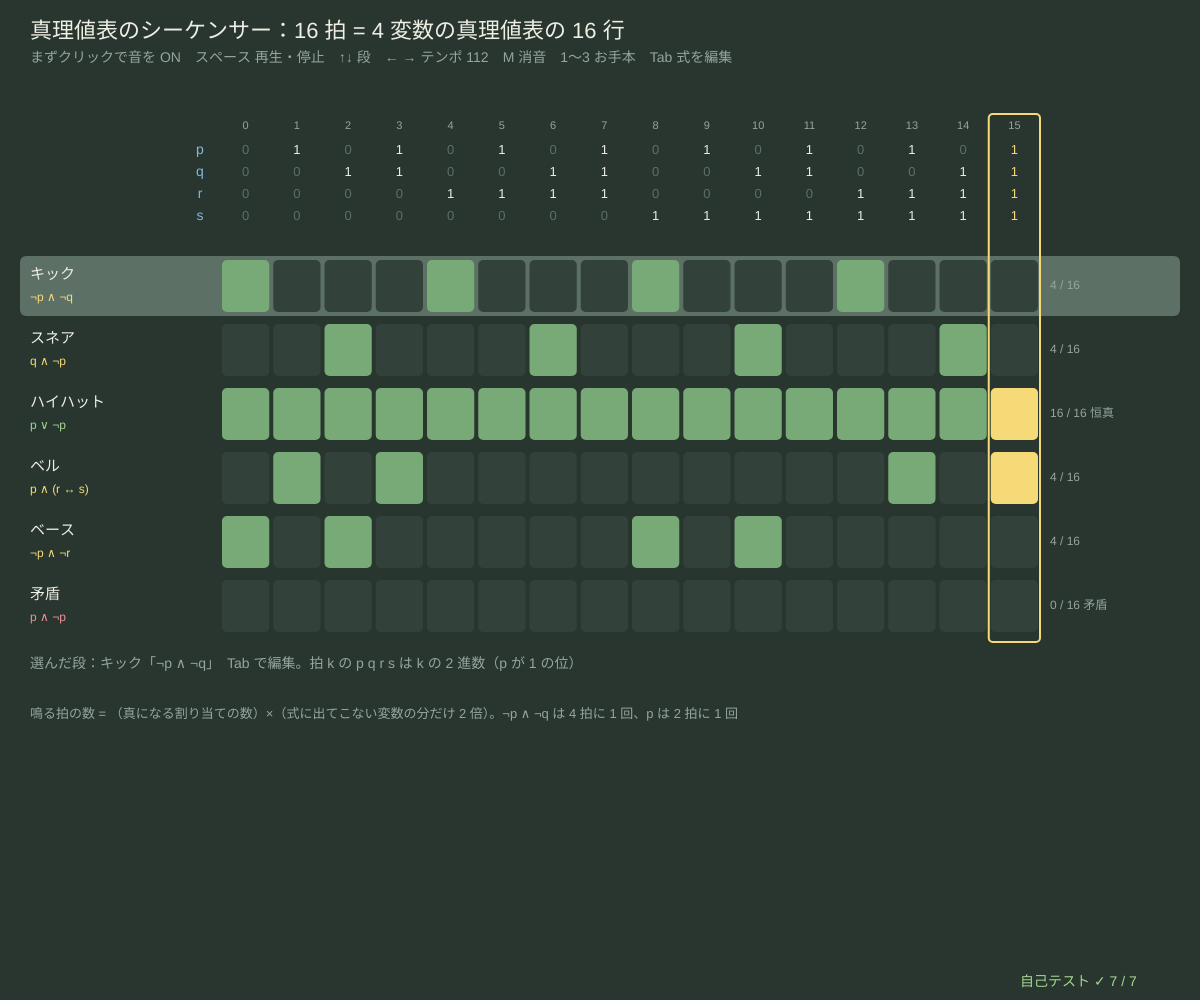
Frame 1 (no input)
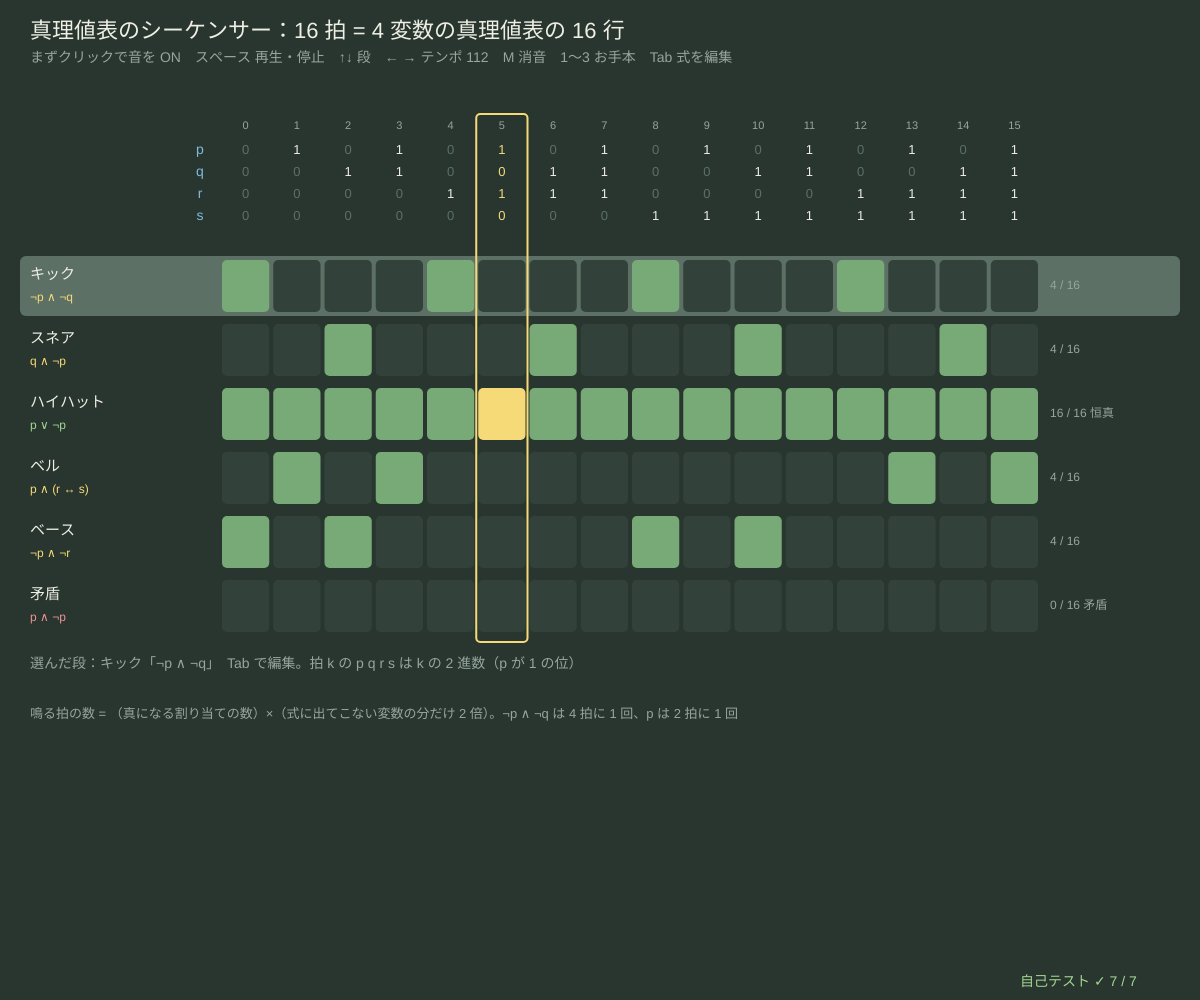
Frame 60 (no input)
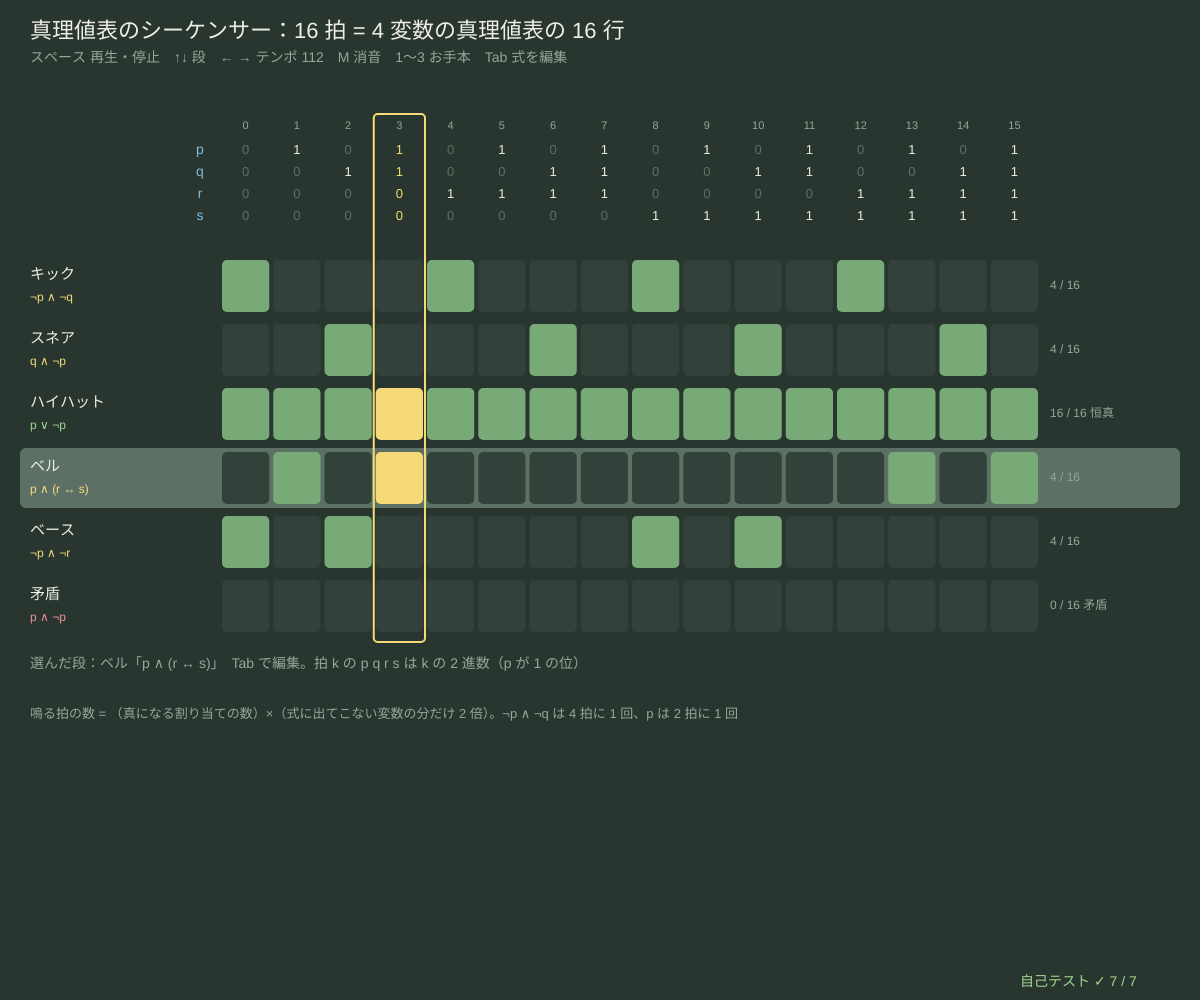
Frame 120 (the mouse pressed at the canvas centre since frame 60)

The p5.js sketch that drew these frames (run headless with seeded random() and noise() and a simulated clock; from frame 60 on, the mouse is pressed at the canvas centre):

// p5.js sketch
// ── sketch.js
// ============================================
// 14 真理値表のシーケンサー 🔊 ─ 16 拍のカウンタ（0〜15 の 2 進数）の各桁を変数にする：p = 1 の位、q = 2 の位、r = 4 の位、s = 8 の位
// 16 拍 = 4 変数の真理値表の 16 行。段ごとの論理式が真（1）の拍で音が鳴る。式を変えるとリズムが変わる。
// 恒真の段はいつも鳴り、矛盾の段は一度も鳴らない。p が一番速く変わるので、p だけの式は 1 拍おきのリズム
// まずクリックで音を ON（音量は小さめから）/ スペース 再生・停止 / ↑↓ 段を選ぶ / ← → テンポ / M 選んだ段を消音 / 1〜3 お手本
// Tab 選んだ段の式を編集（編集中は文字キーが全部入力、~ & | -> <-> も可。Enter か Tab で終わる。まちがった式なら前の式のまま）
// ============================================

const BANKS = [                         // ★ お手本：[段の名前, 式, 音]
  [['キック', '¬p ∧ ¬q', 'kick'], ['スネア', 'q ∧ ¬p', 'snare'], ['ハイハット', 'p ∨ ¬p', 'hat'], ['ベル', 'p ∧ (r ↔ s)', 'bell'], ['ベース', '¬p ∧ ¬r', 'bass'], ['矛盾', 'p ∧ ¬p', 'bell']],
  [['キック', '¬p ∧ ¬q ∧ ¬r ∨ (p ∧ q ∧ r)', 'kick'], ['スネア', 'q ∧ r ∧ ¬p', 'snare'], ['ハイハット', 'p ∨ q', 'hat'], ['ベル', 'p → (q ↔ s)', 'bell'], ['ベース', 's ∧ ¬p', 'bass'], ['恒真', '(p → q) ∨ (q → p)', 'hat']],
  [['キック', '¬(p ∨ q)', 'kick'], ['スネア', '¬(p ∨ ¬q)', 'snare'], ['ハイハット', 'p', 'hat'], ['ベル', '(p ∧ q) ∨ (r ∧ s)', 'bell'], ['ベース', '¬q ∧ ¬r ∧ ¬p', 'bass'], ['ド・モルガン', '¬(p ∧ q) ↔ ¬p ∨ ¬q', 'hat']],
];
const SCALE = [60, 62, 64, 67, 69, 72, 74, 76];   // ★ ベルの音階（ペンタトニック）。拍の q r s で選ぶ
let bpm = 112;                          // ★ テンポ（1 拍 = 16 分音符）
let rows = [], sel = 0, playing = true, stepNow = 0, nextT = 0, editing = false, editSrc = '', editErr = '', lastMs = 0;

function setup() {
  createCanvas(windowWidth, windowHeight);
  loadBank(0);
  selfTest();
}
function windowResized() { resizeCanvas(windowWidth, windowHeight); }
function loadBank(k) { rows = BANKS[k].map(([nm, s, snd]) => ({ nm, src: s, f: parseFormula(s).f, snd, mute: false })); sel = 0; editing = false; }
function bits(k) { return { p: !!(k & 1), q: !!(k & 2), r: !!(k & 4), s: !!(k & 8) }; }   // ★ 拍 k → 変数
function pattern(f) { let out = []; for (let k = 0; k < 16; k++) out.push(evalFml(f, bits(k))); return out; }
function setRowFormula(r, s) {         // 式を読み、正しければ入れかえる。返り値：まちがいの説明（'' = OK）
  let o = parseFormula(s);
  if (o.error) return o.error;
  let extra = fmlVars(o.f).filter((v) => 'pqrs'.indexOf(v) < 0);
  if (extra.length) return '変数は p q r s だけ（' + extra.join(' ') + ' は使えない）';
  r.src = fmlStr(o.f); r.f = o.f; return '';
}
function playStep(k, when) {
  rows.forEach((r, i) => {
    if (r.mute || !evalFml(r.f, bits(k))) return;
    if (!audioCtx) return;
    if (r.snd === 'kick') playKick(when);
    else if (r.snd === 'snare') playNoise(when, 0.14, 1500, 0.45);
    else if (r.snd === 'hat') playNoise(when, 0.04, 7000, 0.22);
    else if (r.snd === 'bass') playNote(midiHz(36 + ((k >> 2) & 3) * 2), when, 0.22, 'sawtooth', 0.35);
    else playNote(midiHz(SCALE[(k >> 1) % SCALE.length]), when, 0.25, 'triangle', 0.4);
  });
}
function geom() {                       // 格子の位置と大きさ（draw とクリックで共通）
  let x0 = 220, y0 = 150, gy = y0 + 4 * 22 + 16;
  return { x0, y0, gy, cw: Math.min(52, (width - x0 - 160) / 16), rh: clampv((height - gy - 140) / rows.length, 30, 64) };
}
function stepSec() { return 60 / bpm / 4; }

function draw() {
  background(...BG);
  hudTitle('真理値表のシーケンサー：16 拍 = 4 変数の真理値表の 16 行', (audioCtx ? '' : 'まずクリックで音を ON　') + 'スペース 再生・停止　↑↓ 段　← → テンポ ' + bpm + '　M 消音　1〜3 お手本　Tab 式を編集');
  // ---- 時間を進める（音があれば Web Audio の時計で先読み、なければ millis）
  if (playing) {
    if (audioCtx) { if (nextT < audioCtx.currentTime) nextT = audioCtx.currentTime + 0.05; while (nextT < audioCtx.currentTime + 0.1) { playStep(stepNow, nextT); nextT += stepSec(); stepNow = (stepNow + 1) % 16; } }
    else if (millis() - lastMs > stepSec() * 1000) { lastMs = millis(); playStep(stepNow, 0); stepNow = (stepNow + 1) % 16; }
  }
  let cur = (stepNow + 15) % 16;
  // ---- 格子
  let { x0, cw, y0, rh, gy } = geom();
  noStroke(); textAlign(CENTER, CENTER);
  ['p', 'q', 'r', 's'].forEach((v, j) => {
    fill(...SKY); textSize(14); text(v, x0 - 20, y0 + j * 22);
    for (let k = 0; k < 16; k++) { let b = bits(k)[v]; fill(...(k === cur ? YEL : b ? INK : LINEC)); textSize(13); text(b ? 1 : 0, x0 + k * cw + cw / 2, y0 + j * 22); }
  });
  for (let k = 0; k < 16; k++) { fill(...DIMC); textSize(11); text(k, x0 + k * cw + cw / 2, y0 - 24); }
  rows.forEach((r, i) => {
    let y = gy + i * rh, pat = pattern(r.f), n = pat.filter((b) => b).length, kind = n === 16 ? 'taut' : n === 0 ? 'contra' : 'sat';
    if (i === sel) { fill(...LINEC); rect(20, y + 2, width - 40, rh - 4, 6); }
    fill(...(r.mute ? DIMC : INK)); textSize(15); textAlign(LEFT, CENTER); text(r.nm + (r.mute ? '（消音）' : ''), 30, y + rh * 0.32);
    let fs = editing && i === sel ? '編集中' : r.src; textSize(12); if (textWidth(fs) > x0 - 40) fs = fs.slice(0, 22) + '…';
    fill(...(kind === 'taut' ? GRN : kind === 'contra' ? PINK : YEL)); text(fs, 30, y + rh * 0.68);
    for (let k = 0; k < 16; k++) {
      let on = pat[k], hit = on && k === cur && playing;
      fill(...(hit ? YEL : on ? (r.mute ? DIMC : [120, 170, 120]) : PANEL)); rect(x0 + k * cw + 2, y + 6, cw - 4, rh - 12, 5);
    }
    textAlign(LEFT, CENTER); fill(...DIMC); textSize(12); text(n + ' / 16' + (kind === 'taut' ? ' 恒真' : kind === 'contra' ? ' 矛盾' : ''), x0 + 16 * cw + 10, y + rh / 2);
  });
  stroke(...YEL); strokeWeight(2); noFill(); rect(x0 + cur * cw, y0 - 36, cw, gy + rows.length * rh - y0 + 40, 4); noStroke();
  // ---- 編集欄
  let ey = gy + rows.length * rh + 30;
  if (editing) drawInputLine(30, ey, rows[sel].nm + ' の式：', editSrc, editErr);
  else { fill(...DIMC); textSize(14); textAlign(LEFT, BASELINE); text('選んだ段：' + rows[sel].nm + '「' + rows[sel].src + '」　Tab で編集。拍 k の p q r s は k の 2 進数（p が 1 の位）', 30, ey); }
  fill(...DIMC); textSize(13); textAlign(LEFT, BASELINE);
  text('鳴る拍の数 = （真になる割り当ての数）×（式に出てこない変数の分だけ 2 倍）。¬p ∧ ¬q は 4 拍に 1 回、p は 2 拍に 1 回', 30, ey + 50);
  drawSelfTest(width - 180, height - 14);
}
function mousePressed() {
  startAudio();
  let { rh, gy } = geom(), i = Math.floor((mouseY - gy) / rh);
  if (i >= 0 && i < rows.length && !editing) sel = i;
}
function keyPressed() {
  startAudio();
  if (editing) {                        // 編集モード：文字キーは全部入力
    if (key === 'Enter' || key === 'Tab' || key === 'Escape') { editErr = setRowFormula(rows[sel], editSrc); if (!editErr || key !== 'Enter') editing = false; if (key === 'Escape') editErr = ''; return false; }
    if (key === 'Backspace') editSrc = editSrc.slice(0, -1);
    else editSrc = typeInto(editSrc, key, FML_KEYS, 60);
    let o = parseFormula(editSrc); editErr = o.error || '';
    return false;
  }
  if (key === 'Tab') { editing = true; editSrc = rows[sel].src; editErr = ''; return false; }
  if (key === ' ') playing = !playing;
  if (key === UP_ARROW) sel = (sel + rows.length - 1) % rows.length;
  if (key === DOWN_ARROW) sel = (sel + 1) % rows.length;
  if (key === LEFT_ARROW) bpm = Math.max(60, bpm - 8);
  if (key === RIGHT_ARROW) bpm = Math.min(200, bpm + 8);
  if (key === 'm' || key === 'M') rows[sel].mute = !rows[sel].mute;
  if (key >= '1' && key <= '3') loadBank(Number(key) - 1);
  return false;
}

// ---- 自己テスト
function selfTest() {
  selfTestResults = [];
  check('お手本 3 組の式 ' + BANKS.flat().length + ' 個が全部読めて、変数は p q r s だけ', BANKS.flat().every(([nm, s]) => setRowFormula({}, s) === ''));
  const pat = (s) => pattern(parseFormula(s).f), on = (s) => pat(s).map((b, k) => (b ? k : -1)).filter((k) => k >= 0).join(',');
  check('恒真の段（p ∨ ¬p）は 16 拍全部、矛盾の段（p ∧ ¬p）は 0 拍', pat('p | ~p').every((b) => b) && pat('p & ~p').every((b) => !b));
  check('キック ¬p ∧ ¬q は 0, 4, 8, 12 拍、p だけなら 1 拍おき（奇数の拍）', on('~p & ~q') === '0,4,8,12' && on('p') === '1,3,5,7,9,11,13,15');
  let okCount = BANKS.flat().every(([nm, s]) => { let f = parseFormula(s).f, c = classifyFml(f); return pattern(f).filter((b) => b).length === c.nTrue * (1 << (4 - fmlVars(f).length)); });
  check('どの段も「鳴る拍の数 = 真になる割り当ての数 × 2^(4 − 変数の数)」', okCount);
  let b11 = bits(11);
  check('拍 11 = 2 進数 1011 → p = 1, q = 1, r = 0, s = 1', b11.p && b11.q && !b11.r && b11.s);
  let r = { src: 'p', f: parseFormula('p').f }, e1 = setRowFormula(r, 'p &'), e2 = setRowFormula(r, 'p & x');
  check('まちがった式（p & や、変数 x）は説明を出して、前の式 p のまま', e1 && e2 && r.src === 'p' && setRowFormula(r, 'q') === '' && r.src === 'q');
  check('音量：全体 MASTER ≤ 0.2', MASTER <= 0.2);
  reportSelfTest();
}

// ---------- やってみよう ----------
// 1. キックを ¬p ∧ ¬q ∧ ¬r にすると何拍に 1 回？ ¬p だけなら？（変数が 1 つ増えるごとに半分）
// 2. スネアの式を「2 拍目と 4 拍目」（拍 4 と 12）に鳴るように作ろう。ヒント：¬p ∧ ¬q ∧ r
// 3. 恒真の段と矛盾の段を作ろう。真理値表（00）で「恒真」と出た式は、ここではいつも鳴る
// 4. 同値な式（例：ド・モルガンの両辺）を 2 つの段に入れると、まったく同じリズムになる
// 5. BANKS に自分のリズムを足そう。SCALE を変えるとベルの音階が変わる

// ==================================================
// ここから下は「論理の道具」（中身は読まなくても OK。消さないでね）
// ==================================================
// ---- 色と小さな道具（黒板とチョーク）
const BG = [40, 54, 47];                // 背景（黒板の灰緑）
const INK = [238, 238, 228];            // 文字（白いチョーク）
const YEL = [246, 218, 120], SKY = [128, 186, 222], PINK = [238, 146, 150], GRN = [164, 214, 146], LILAC = [196, 170, 230];
const DIMC = [150, 166, 156], PANEL = [50, 66, 58], LINEC = [92, 112, 102];
function clampv(v, a, b) { return v < a ? a : v > b ? b : v !== v ? a : v; }     // NaN なら a に戻す
function fmtN(v, d) { if (typeof v !== 'number' || v !== v) return '?'; return v.toFixed(d === undefined ? 2 : d); }
function hudTitle(t, sub) {              // 左上のタイトルと操作の説明（日本語は 1 文字ずつ折り返す）
  textWrap(CHAR); noStroke(); fill(...INK); textSize(22); textAlign(LEFT, BASELINE); text(t, 30, 38);
  fill(...DIMC); textSize(14); textLeading(19); text(sub, 30, 62);
}
function typeInto(s, ch, allowed, maxLen) {   // 文字の入力：allowed に入っている 1 文字だけ足す（長さの上限つき）
  if (typeof ch !== 'string' || ch.length !== 1 || allowed.indexOf(ch) < 0) return s;
  return s.length < (maxLen || 40) ? s + ch : s;
}
function chalkPanel(x, y, w, h) { noStroke(); fill(...PANEL); rect(x, y, w, h, 8); }
function drawInputLine(x, y, label, s, err, active) {   // 入力欄：文字列と、まちがいの説明
  noStroke(); fill(...(active === false ? DIMC : YEL)); textSize(15); textAlign(LEFT, BASELINE); text(label, x, y);
  let lx = x + textWidth(label) + 8;
  fill(...INK); textSize(20); text(s + (active !== false && frameCount % 60 < 30 ? '▏' : ''), lx, y + 1);
  if (err) { fill(...PINK); textSize(14); text('✗ ' + err, lx, y + 22); }
}
// ---- 種つきの乱数（同じ種なら毎回同じ列 → 実験をくり返せる）
let rngState = 1;
function seedRng(s) { rngState = (s >>> 0) || 1; }
function rnd() {                       // 0〜1 の一様乱数（mulberry32）
  rngState = (rngState + 0x6d2b79f5) >>> 0;
  let t = rngState;
  t = Math.imul(t ^ (t >>> 15), t | 1);
  t ^= t + Math.imul(t ^ (t >>> 7), t | 61);
  return ((t ^ (t >>> 14)) >>> 0) / 4294967296;
}
function rndInt(a, b) { return a + Math.floor(rnd() * (b - a + 1)); }
function rndPick(arr) { return arr[Math.floor(rnd() * arr.length)]; }
// ---- 論理式の道具：字句 → 構文木（再帰下降）→ 文字列・真理値
// 構文木 = { op: 'var', name } / { op: 'top' } ⊤ / { op: 'bot' } ⊥ / { op: 'not', a } / { op: 'and' | 'or' | 'imp' | 'iff', a, b }
//          （様相論理だけ { op: 'box', a } □ と { op: 'dia', a } ◇）
// 強さの順：¬ □ ◇ ＞ ∧ ＞ ∨ ＞ →（右から結合：p→q→r = p→(q→r)）＞ ↔
// ASCII でも書ける：~ ! = ¬、& ^ = ∧、| = ∨、-> > = →、<-> = = ↔、1 = ⊤、0 = ⊥、[] = □、<> = ◇
const FML_KEYS = 'abcdefghijklmnopqrstuvwxyz0123456789~!&|^-<>=()[] ';   // 入力できる文字
const FML_MAX_VARS = 6;                // ★ 変数の数の上限（真理値表は 2⁶ = 64 行まで）
const OP_SYM = { not: '¬', and: '∧', or: '∨', imp: '→', iff: '↔', box: '□', dia: '◇' };
function fVar(n) { return { op: 'var', name: n }; }
function fNot(a) { return { op: 'not', a }; }
function fBin(op, a, b) { return { op, a, b }; }
const F_TOP = { op: 'top' }, F_BOT = { op: 'bot' };
function lexFormula(src, modal) {      // 返り値 {toks} または {error, at}
  let toks = [], i = 0;
  const one = { '¬': 'not', '~': 'not', '!': 'not', '∧': 'and', '&': 'and', '^': 'and', '∨': 'or', '|': 'or', '→': 'imp', '>': 'imp', '↔': 'iff', '=': 'iff',
    '(': '(', ')': ')', '⊤': 'top', '1': 'top', '⊥': 'bot', '0': 'bot', '□': 'box', '◇': 'dia' };
  while (i < src.length) {
    let c = src[i];
    if (c === ' ') { i++; continue; }
    if (src.startsWith('<->', i)) { toks.push({ k: 'iff', at: i }); i += 3; continue; }
    if (src.startsWith('->', i)) { toks.push({ k: 'imp', at: i }); i += 2; continue; }
    if (src.startsWith('[]', i) || src.startsWith('<>', i)) {
      if (!modal) return { error: '[] <>（□ ◇）は様相論理（12）だけで使える', at: i };
      toks.push({ k: src[i] === '[' ? 'box' : 'dia', at: i }); i += 2; continue;
    }
    if (c >= 'a' && c <= 'z') {
      let j = i + 1; while (j < src.length && ((src[j] >= '0' && src[j] <= '9') || src[j] === "'")) j++;
      toks.push({ k: 'var', name: src.slice(i, j), at: i }); i = j; continue;
    }
    if (one[c]) {
      if ((one[c] === 'box' || one[c] === 'dia') && !modal) return { error: '□ ◇ は様相論理（12）だけで使える', at: i };
      toks.push({ k: one[c], at: i }); i++; continue;
    }
    if (c === '-' || c === '<' || c === '[' || c === ']') return { error: '「' + c + '」だけでは記号にならない（-> <-> [] <> と書く）', at: i };
    return { error: '使えない文字「' + c + '」', at: i };
  }
  return { toks };
}
function parseFormula(src, modal) {     // 返り値 {f} または {error, at}（例外は投げない）
  if (typeof src !== 'string') return { error: '文字列ではない', at: 0 };
  if (src.length > 160) return { error: '長すぎる（160 文字まで）', at: 160 };
  let lx = lexFormula(src, modal);
  if (lx.error) return lx;
  let toks = lx.toks, pos = 0, depth = 0;
  if (!toks.length) return { error: '式が空', at: 0 };
  const peek = () => toks[pos], at = () => (toks[pos] ? toks[pos].at : src.length);
  const fail = (m) => { throw { msg: m, at: at() }; };
  const bin = (sub, op, right) => {    // 2 項演算の 1 段：左結合（right なら右結合）
    let a = sub();
    if (right) { if (peek() && peek().k === op) { pos++; return fBin(op, a, bin(sub, op, true)); } return a; }
    while (peek() && peek().k === op) { pos++; a = fBin(op, a, sub()); }
    return a;
  };
  const pIff = () => bin(pImp, 'iff', false);
  const pImp = () => bin(pOr, 'imp', true);
  const pOr = () => bin(pAnd, 'or', false);
  const pAnd = () => bin(pUn, 'and', false);
  const pUn = () => {
    if (++depth > 80) fail('入れ子が深すぎる');
    let t = peek(), r;
    if (!t) fail('式が途中で終わっている');
    if (t.k === 'not' || t.k === 'box' || t.k === 'dia') { pos++; r = { op: t.k, a: pUn() }; }
    else if (t.k === 'var') { pos++; r = fVar(t.name); }
    else if (t.k === 'top') { pos++; r = F_TOP; }
    else if (t.k === 'bot') { pos++; r = F_BOT; }
    else if (t.k === '(') { pos++; r = pIff(); if (!peek() || peek().k !== ')') fail('「)」が足りない'); pos++; }
    else if (t.k === ')') fail('「)」の前に式がない');
    else fail('「' + OP_SYM[t.k] + '」の前に式がない');
    depth--; return r;
  };
  try {
    let f = pIff();
    if (pos < toks.length) {
      let t = toks[pos];
      return { error: t.k === ')' ? '余分な「)」' : t.k === 'var' || t.k === '(' || t.k === 'top' || t.k === 'bot' || t.k === 'not' ? 'ここに演算子（∧ ∨ → など）が要る' : '「' + (OP_SYM[t.k] || t.k) + '」がおかしな所にある', at: t.at };
    }
    let nv = fmlVars(f).length;
    if (nv > FML_MAX_VARS) return { error: '変数が ' + nv + ' 個（' + FML_MAX_VARS + ' 個まで）', at: 0 };
    return { f };
  } catch (e) { return { error: e && e.msg ? e.msg : '読めない式', at: e && e.at !== undefined ? e.at : 0 }; }
}
const FML_PREC = { iff: 1, imp: 2, or: 3, and: 4 };
function fmlStr(f) {                    // 構文木 → 文字列（かっこは必要な所と、ちがう演算子が混ざる所に）
  if (!f) return '?';
  switch (f.op) {
    case 'var': return f.name;
    case 'top': return '⊤';
    case 'bot': return '⊥';
    case 'not': case 'box': case 'dia': return OP_SYM[f.op] + (FML_PREC[f.a.op] ? '(' + fmlStr(f.a) + ')' : fmlStr(f.a));
  }
  let side = (c, isLeft) => {
    if (!FML_PREC[c.op]) return fmlStr(c);
    let assocOk = c.op === f.op && (f.op === 'imp' ? !isLeft : isLeft);
    return assocOk ? fmlStr(c) : '(' + fmlStr(c) + ')';
  };
  return side(f.a, true) + ' ' + OP_SYM[f.op] + ' ' + side(f.b, false);
}
function fmlVars(f, out) {              // 出てくる変数（名前の順）
  let top = !out; out = out || new Set();
  if (f.op === 'var') out.add(f.name);
  if (f.a) fmlVars(f.a, out);
  if (f.b) fmlVars(f.b, out);
  return top ? [...out].sort() : out;
}
function evalFml(f, env) {              // 真理値（env = { p: true, q: false, ... }）
  switch (f.op) {
    case 'var': return !!env[f.name];
    case 'top': return true;
    case 'bot': return false;
    case 'not': return !evalFml(f.a, env);
    case 'and': return evalFml(f.a, env) && evalFml(f.b, env);
    case 'or': return evalFml(f.a, env) || evalFml(f.b, env);
    case 'imp': return !evalFml(f.a, env) || evalFml(f.b, env);
    case 'iff': return evalFml(f.a, env) === evalFml(f.b, env);
  }
  return false;                         // □ ◇ は真理値表では評価しない（12 を見よ）
}
function envOf(vars, k) { let e = {}; vars.forEach((v, i) => (e[v] = !!((k >> (vars.length - 1 - i)) & 1))); return e; }   // k 番目の割り当て（上の桁が最初の変数）
function truthRows(f, vars) { vars = vars || fmlVars(f); let rows = []; for (let k = 0; k < 1 << vars.length; k++) { let env = envOf(vars, k); rows.push({ env, v: evalFml(f, env) }); } return rows; }
function classifyFml(f) {               // 'taut' 恒真 / 'sat' 充足可能（恒真ではない）/ 'contra' 矛盾
  let rows = truthRows(f), n = rows.filter((r) => r.v).length;
  return { kind: n === rows.length ? 'taut' : n === 0 ? 'contra' : 'sat', nTrue: n, nRows: rows.length };
}
const KIND_JA = { taut: '恒真（トートロジー）', sat: '充足可能（恒真ではない）', contra: '矛盾（充足不能）' };
function fmlEq(a, b) { if (!a || !b || a.op !== b.op) return false; if (a.op === 'var') return a.name === b.name; if (a.a && !fmlEq(a.a, b.a)) return false; if (a.b && !fmlEq(a.b, b.b)) return false; return true; }
function fmlSize(f) { return 1 + (f.a ? fmlSize(f.a) : 0) + (f.b ? fmlSize(f.b) : 0); }
function sameTable(f, g) {              // 全部の割り当てで同じ値か（同値）
  let vars = [...new Set(fmlVars(f).concat(fmlVars(g)))].sort();
  for (let k = 0; k < 1 << vars.length; k++) { let e = envOf(vars, k); if (evalFml(f, e) !== evalFml(g, e)) return false; }
  return true;
}
function randomFml(d, vars, consts) {   // でたらめな式（自己テスト用、種つき乱数）
  let r = rnd();
  if (d <= 0 || r < 0.22) return consts && rnd() < 0.12 ? (rnd() < 0.5 ? F_TOP : F_BOT) : fVar(rndPick(vars));
  if (r < 0.38) return fNot(randomFml(d - 1, vars, consts));
  return fBin(rndPick(['and', 'or', 'imp', 'iff', 'and', 'or']), randomFml(d - 1, vars, consts), randomFml(d - 1, vars, consts));
}
function fmlTreeKids(f) { return f.a ? (f.b ? [f.a, f.b] : [f.a]) : []; }
function fmlTreeLabel(f) { return f.op === 'var' ? f.name : f.op === 'top' ? '⊤' : f.op === 'bot' ? '⊥' : OP_SYM[f.op]; }
// ---- 音の道具（Web Audio）。全体の音量 MASTER は 0.2 以下
const MASTER = 0.12;                   // ★ 全体の音量（0.2 以下にしておく）
let audioCtx = null, masterOut = null, noiseBuf = null;
function startAudio() {
  if (!audioCtx) {
    try { audioCtx = new (window.AudioContext || window.webkitAudioContext)(); } catch (e) { return; }
    masterOut = audioCtx.createGain(); masterOut.gain.value = Math.min(0.2, MASTER); masterOut.connect(audioCtx.destination);
    noiseBuf = audioCtx.createBuffer(1, audioCtx.sampleRate * 0.3, audioCtx.sampleRate);
    let d = noiseBuf.getChannelData(0); for (let i = 0; i < d.length; i++) d[i] = Math.random() * 2 - 1;
  }
  audioCtx.resume();
}
function playNote(freq, when, dur, wave, vol) {   // 1 音（やわらかく立ち上がって消える）
  if (!audioCtx) return;
  let o = audioCtx.createOscillator(), gn = audioCtx.createGain();
  o.type = wave || 'triangle'; o.frequency.setValueAtTime(freq, when);
  gn.gain.setValueAtTime(0.0001, when); gn.gain.exponentialRampToValueAtTime(vol || 0.6, when + 0.015);
  gn.gain.exponentialRampToValueAtTime(0.001, when + dur);
  o.connect(gn); gn.connect(masterOut); o.start(when); o.stop(when + dur + 0.05);
}
function playKick(when) {               // バスドラム：周波数がすっと下がる正弦波
  if (!audioCtx) return;
  let o = audioCtx.createOscillator(), gn = audioCtx.createGain();
  o.frequency.setValueAtTime(150, when); o.frequency.exponentialRampToValueAtTime(45, when + 0.15);
  gn.gain.setValueAtTime(0.9, when); gn.gain.exponentialRampToValueAtTime(0.001, when + 0.25);
  o.connect(gn); gn.connect(masterOut); o.start(when); o.stop(when + 0.3);
}
function playNoise(when, dur, hp, vol) { // スネア・ハイハット：雑音をフィルターで
  if (!audioCtx || !noiseBuf) return;
  let src = audioCtx.createBufferSource(), f = audioCtx.createBiquadFilter(), gn = audioCtx.createGain();
  src.buffer = noiseBuf; f.type = 'highpass'; f.frequency.value = hp;
  gn.gain.setValueAtTime(vol || 0.5, when); gn.gain.exponentialRampToValueAtTime(0.001, when + dur);
  src.connect(f); f.connect(gn); gn.connect(masterOut); src.start(when); src.stop(when + dur + 0.02);
}
function midiHz(m) { return 440 * Math.pow(2, (m - 69) / 12); }
// ---- 自己テストの道具
let selfTestResults = [];
function check(name, cond) { selfTestResults.push({ name, ok: !!cond }); }
function reportSelfTest() { for (let r of selfTestResults) (r.ok ? console.log : console.error)((r.ok ? '✓ ' : '✗ ') + r.name); }
function selfTestLine() { let n = selfTestResults.filter((r) => r.ok).length; return '自己テスト ' + (n === selfTestResults.length ? '✓ ' : '✗ ') + n + ' / ' + selfTestResults.length; }
function drawSelfTest(x, y) { noStroke(); fill(...(selfTestResults.every((r) => r.ok) ? GRN : PINK)); textSize(14); textAlign(LEFT, BASELINE); text(selfTestLine(), x, y); }
